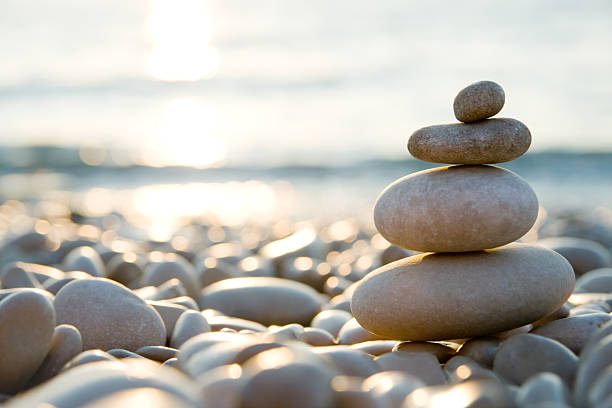
#> input picture assignment-02/img1.jpg, 612 x 408 px
$ jupyter execute --allow-errors lab02-310125-soham-bhattacharya.ipynb   (older library calls are emulated)
#> lines starting #> are read from the running program, lines starting #| are printed output that depends on the picture; after the words box and inside, x2 and y2 are one past the last pixel; in counts of white or black regions, pixels touching at a corner belong together
[cell 1]
import cv2
import matplotlib.pyplot as plt
import numpy as np

# 1. Compute Sobel derivatives in X and Y directions and visualize gradient magnitude

[cell 2]
img1 = cv2.imread('img1.jpg',1)
#> img1 is the input picture: shape (408, 612, 3); mean B, G, R 174.2, 181, 183.2
img1=img1[...,::-1]
plt.imshow(img1)

[cell 3]
img2 = cv2.cvtColor(img1, cv2.COLOR_BGR2RGB)
plt.imshow(img2)

[cell 4]
img3 = cv2.cvtColor(img1, cv2.COLOR_BGR2GRAY)
plt.imshow(img3, cmap="gray")

[cell 5]
# Compute Sobel gradients
sobel_x = cv2.Sobel(img3, cv2.CV_64F, 1, 0, ksize=3)  # Sobel X
sobel_y = cv2.Sobel(img3, cv2.CV_64F, 0, 1, ksize=3)  # Sobel Y

# Compute the gradient magnitude
gradient_magnitude = cv2.magnitude(sobel_x, sobel_y)

# Normalize the gradient magnitude for visualization
# gradient_magnitude = cv2.normalize(gradient_magnitude, None, 0, 255, cv2.NORM_MINMAX)
# gradient_magnitude = np.uint8(gradient_magnitude)  # Convert to uint8 for display
gradient_magnitude = cv2.convertScaleAbs(gradient_magnitude)

# Plot the results
plt.figure(figsize=(12, 4))

plt.subplot(1, 3, 1)
plt.title("Sobel X")
plt.imshow(sobel_x, cmap="gray")
plt.axis("off")

plt.subplot(1, 3, 2)
plt.title("Sobel Y")
plt.imshow(sobel_y, cmap="gray")
plt.axis("off")

plt.subplot(1, 3, 3)
plt.title("Gradient Magnitude")
plt.imshow(gradient_magnitude, cmap="gray")
plt.axis("off")

plt.show()

# 2. Apply Sobel on noisy images and analyze its performance. Use Gaussian filtering before Sobel for noise reduction. Compare the result.

[cell 6]
# Add Gaussian noise to the image
mean = 0
sigma = 36  # Standard deviation of noise
noise = np.random.normal(mean, sigma, img3.shape).astype(np.uint8)
noisy_image = cv2.add(img3, noise)  # Add noise to image

# Apply Sobel on Noisy Image
sobel_x_noisy = cv2.Sobel(noisy_image, cv2.CV_64F, 1, 0, ksize=3)
sobel_y_noisy = cv2.Sobel(noisy_image, cv2.CV_64F, 0, 1, ksize=3)
gradient_magnitude_noisy = cv2.magnitude(sobel_x_noisy, sobel_y_noisy)
gradient_magnitude_noisy = cv2.normalize(gradient_magnitude_noisy, None, 0, 255, cv2.NORM_MINMAX).astype(np.uint8)

# Apply Gaussian filtering before Sobel
blurred_image = cv2.GaussianBlur(noisy_image, (5, 5), 0)
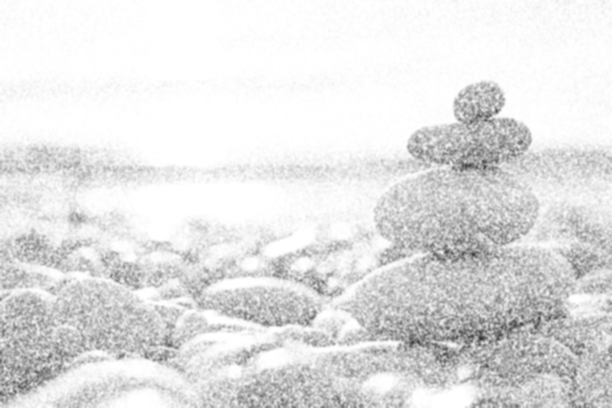
#> blurred_image: shape (408, 612); min 47, max 255, mean 226.5

# Apply Sobel on Blurred Image
sobel_x_blurred = cv2.Sobel(blurred_image, cv2.CV_64F, 1, 0, ksize=3)
sobel_y_blurred = cv2.Sobel(blurred_image, cv2.CV_64F, 0, 1, ksize=3)
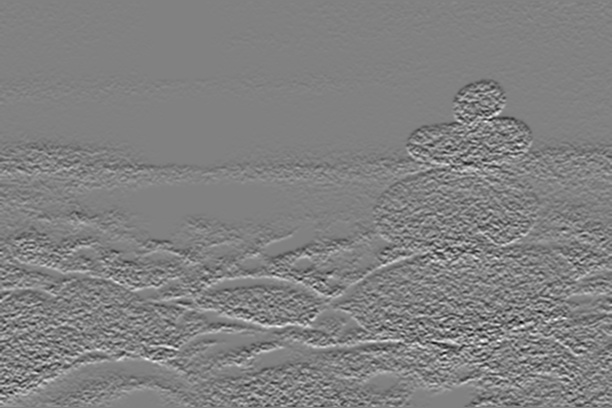
#> sobel_y_blurred: shape (408, 612) float64; min -399, max 387, mean -0.9; drawn with min black and max white
gradient_magnitude_blurred = cv2.magnitude(sobel_x_blurred, sobel_y_blurred)
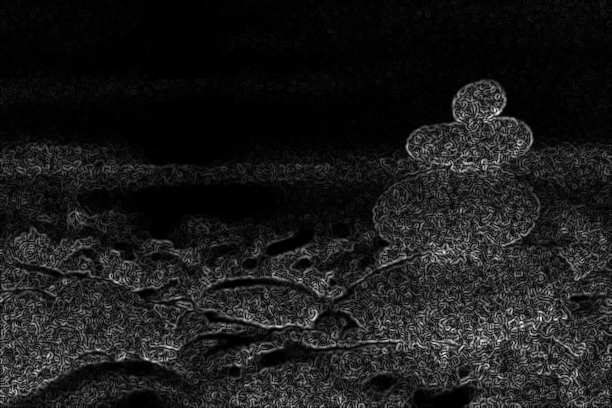
#> gradient_magnitude_blurred: shape (408, 612) float64; min 0, max 427.5, mean 46.3; drawn with min black and max white
gradient_magnitude_blurred = cv2.normalize(gradient_magnitude_blurred, None, 0, 255, cv2.NORM_MINMAX).astype(np.uint8)

# Plot results
plt.figure(figsize=(12, 6))

plt.subplot(2, 3, 1)
plt.title("Original Image")
plt.imshow(img3, cmap="gray")
plt.axis("off")

plt.subplot(2, 3, 2)
plt.title("Noisy Image")
plt.imshow(noisy_image, cmap="gray")
plt.axis("off")

plt.subplot(2, 3, 3)
plt.title("Gaussian Blurred Image")
plt.imshow(blurred_image, cmap="gray")
plt.axis("off")

plt.subplot(2, 3, 4)
plt.title("Sobel Gradient (Noisy)")
plt.imshow(gradient_magnitude_noisy, cmap="gray")
plt.axis("off")

plt.subplot(2, 3, 5)
plt.title("Sobel Gradient (Blurred)")
plt.imshow(gradient_magnitude_blurred, cmap="gray")
plt.axis("off")

plt.show()

# 3. Compute 2D Fourier Transform (FFT) of an image and display magnitude of the frequency spectrum.

[cell 7]
# Compute 2D Fast Fourier Transform (FFT)
fft_image = np.fft.fft2(img3)

# Shift the zero frequency component to the center
fft_shifted = np.fft.fftshift(fft_image)

# Compute magnitude spectrum
magnitude_spectrum = np.log(1 + np.abs(fft_shifted))  # Log scaling for better visualization
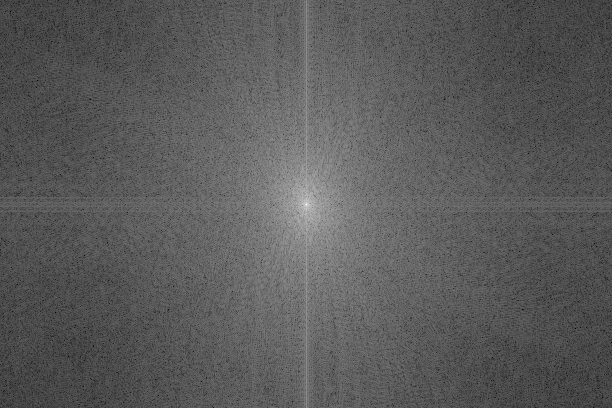
#> magnitude_spectrum: shape (408, 612) float64; min 1.74, max 17.62, mean 7.4; drawn with min black and max white

# Plot original image and its frequency spectrum
plt.figure(figsize=(10, 5))

plt.subplot(1, 2, 1)
plt.title("Original Image")
plt.imshow(img3, cmap="gray")
plt.axis("off")

plt.subplot(1, 2, 2)
plt.title("FFT Magnitude Spectrum")
plt.imshow(magnitude_spectrum, cmap="gray")
plt.axis("off")

plt.show()

## Inverse Fourier transform

[cell 8]
# Perform inverse shift
ifft_shifted = np.fft.ifftshift(fft_shifted)

# Apply Inverse FFT
reconstructed_image = np.fft.ifft2(ifft_shifted)
reconstructed_image = np.abs(reconstructed_image)  # Convert complex values to real values

# Normalize for display
reconstructed_image = cv2.normalize(reconstructed_image, None, 0, 255, cv2.NORM_MINMAX)
reconstructed_image = np.uint8(reconstructed_image)

# Plot original, magnitude spectrum, and reconstructed image
plt.figure(figsize=(12, 6))

plt.subplot(1, 3, 1)
plt.title("Original Image")
plt.imshow(img3, cmap="gray")
plt.axis("off")

plt.subplot(1, 3, 2)
plt.title("FFT Magnitude Spectrum")
plt.imshow(magnitude_spectrum, cmap="gray")
plt.axis("off")

plt.subplot(1, 3, 3)
plt.title("Reconstructed Image (IFFT)")
plt.imshow(reconstructed_image, cmap="gray")
plt.axis("off")

plt.show()

# 4. Apply the Standard Hough Transform to detect straight lines. Adjust thresholds and parameters for better results.

[cell 9]
# Load the image in grayscale
image = cv2.imread("bridge.jpeg")
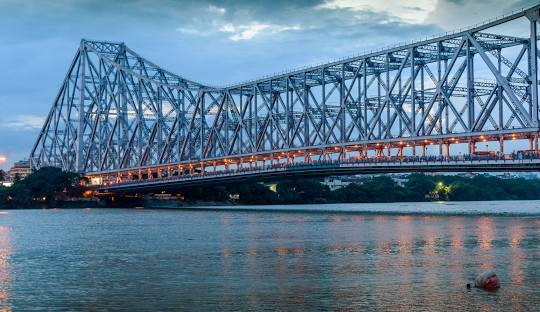
#> input picture assignment-02/bridge.jpeg, 540 x 312 px
#> image is the input picture: shape (312, 540, 3); mean B, G, R 144.5, 121.3, 93.2
gray = cv2.cvtColor(image, cv2.COLOR_BGR2GRAY)
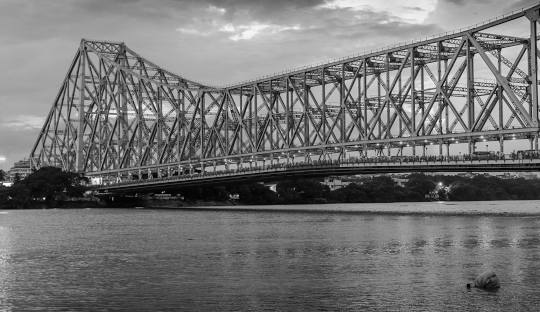
#> gray: shape (312, 540); min 1, max 254, mean 115.5
color = cv2.cvtColor(image, cv2.COLOR_BGR2RGB)

# Apply Standard Hough Transform
rho = 1            # Distance resolution in pixels
theta = np.pi / 180  # Angle resolution in radians
threshold = 250    # Minimum number of votes to consider a line

# Apply Canny edge detection
edges = cv2.Canny(gray, 50, 150)
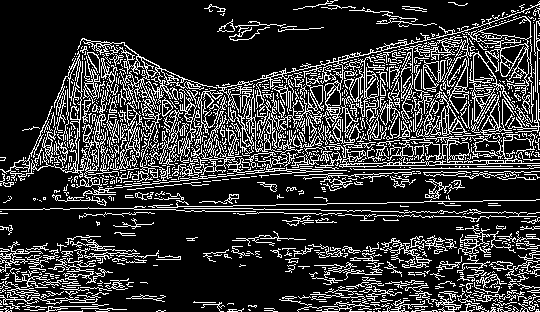
#> edges: shape (312, 540); 20.5% white in thin lines or dots

lines = cv2.HoughLines(edges, rho, theta, threshold)
#> lines = [[209, 1.55], [172, 1.55], [204, 1.59], [135, 1.34]]

# Draw detected lines on the original image
output = image.copy()
if lines is not None:
    for line in lines:
        rho, theta = line[0]
        a = np.cos(theta)
        b = np.sin(theta)
        x0 = a * rho
        y0 = b * rho
        x1 = int(x0 + 1000 * (-b))  # Extend the line
        y1 = int(y0 + 1000 * (a))
        x2 = int(x0 - 1000 * (-b))
        y2 = int(y0 - 1000 * (a))
        cv2.line(output, (x1, y1), (x2, y2), (0, 0, 255), 2)
#> this loop made 4 passes
#> (rho, theta, a, b, x0, y0, x1, y1) on passes 1 to 4: (209, 1.55, 0.0175, 1, 3.65, 209, -996, 226), (172, 1.55, 0.0175, 1, 3, 172, -996, 189), (204, 1.59, -0.0175, 1, -3.56, 204, -1003, 186), (135, 1.34, 0.225, 0.974, 30.37, 131.5, -944, 356)
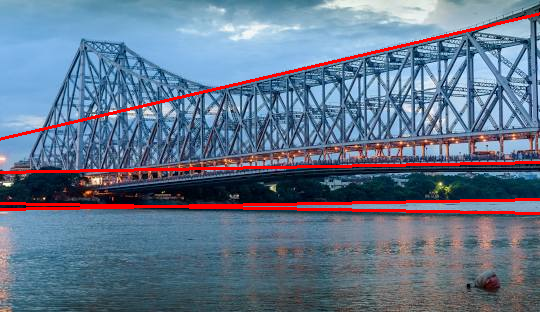
#> output: shape (312, 540, 3); 3.7% of pixels changed, all inside (x1, y1, x2, y2) = (0, 12, 540, 215)

# Plot the results
plt.figure(figsize=(12, 6))

plt.subplot(1, 2, 1)
plt.title("Original Image")
plt.imshow(color)
plt.axis("off")

plt.subplot(1, 2, 2)
plt.title("Detected Lines (Hough Transform)")
plt.imshow(cv2.cvtColor(output, cv2.COLOR_BGR2RGB))
plt.axis("off")

plt.show()
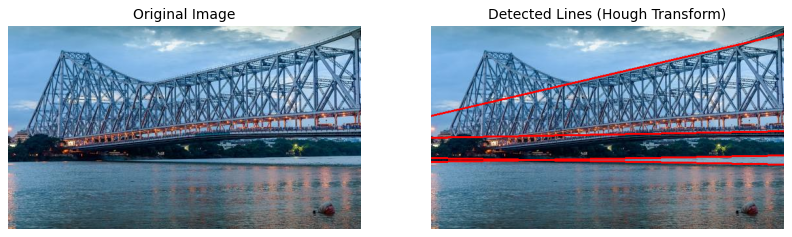
#> figure drawn by matplotlib, 2 panels

# 5. Apply Canny edge detection algorithm. Adjust thresholds and parameters for better results. Use Trackbar if you can.

[cell 10]
import cv2
import numpy as np

# Load the image in grayscale
image = cv2.imread("bridge.jpeg", cv2.IMREAD_GRAYSCALE)
#> image: shape (312, 540); min 0, max 255, mean 115.5

# Function to update Canny thresholds dynamically
def apply_canny(val):
    low_threshold = cv2.getTrackbarPos("Low Threshold", "Canny Edge Detection")
    high_threshold = cv2.getTrackbarPos("High Threshold", "Canny Edge Detection")

    # Apply Canny edge detection with updated thresholds
    edges = cv2.Canny(image, low_threshold, high_threshold)

    # Show the updated edge-detected image
    cv2.imshow("Canny Edge Detection", edges)


# Apply Canny edge detection
edges = cv2.Canny(image, 50, 150)  # Adjust thresholds for better edge detection
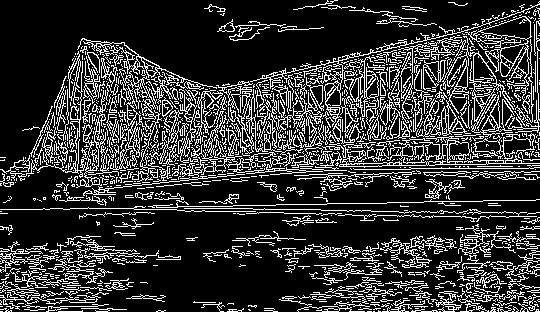
#> edges: shape (312, 540); 20.5% white in thin lines or dots

# Plot original image and its frequency spectrum
plt.figure(figsize=(10, 5))

plt.subplot(1, 2, 1)
plt.title("Original Image")
plt.imshow(image, cmap="gray")
plt.axis("off")

plt.subplot(1, 2, 2)
plt.title("Canny Edge Detector (50, 150)")
plt.imshow(edges, cmap="gray")
plt.axis("off")

plt.show()

# Create a window
cv2.namedWindow("Canny Edge Detection")

# Create trackbars for threshold adjustment
cv2.createTrackbar("Low Threshold", "Canny Edge Detection", 50, 255, apply_canny)
cv2.createTrackbar("High Threshold", "Canny Edge Detection", 150, 255, apply_canny)

# Initial call to apply Canny with default values
apply_canny(0)
#> in apply_canny, `low_threshold = cv2.getTrackbarPos("Low Threshold", "Canny Edge Detect..`: low_threshold = 50
#> in apply_canny, `high_threshold = cv2.getTrackbarPos("High Threshold", "Canny Edge Dete..`: high_threshold = 150

# Wait until the user closes the window
cv2.waitKey(0)
cv2.destroyAllWindows()
